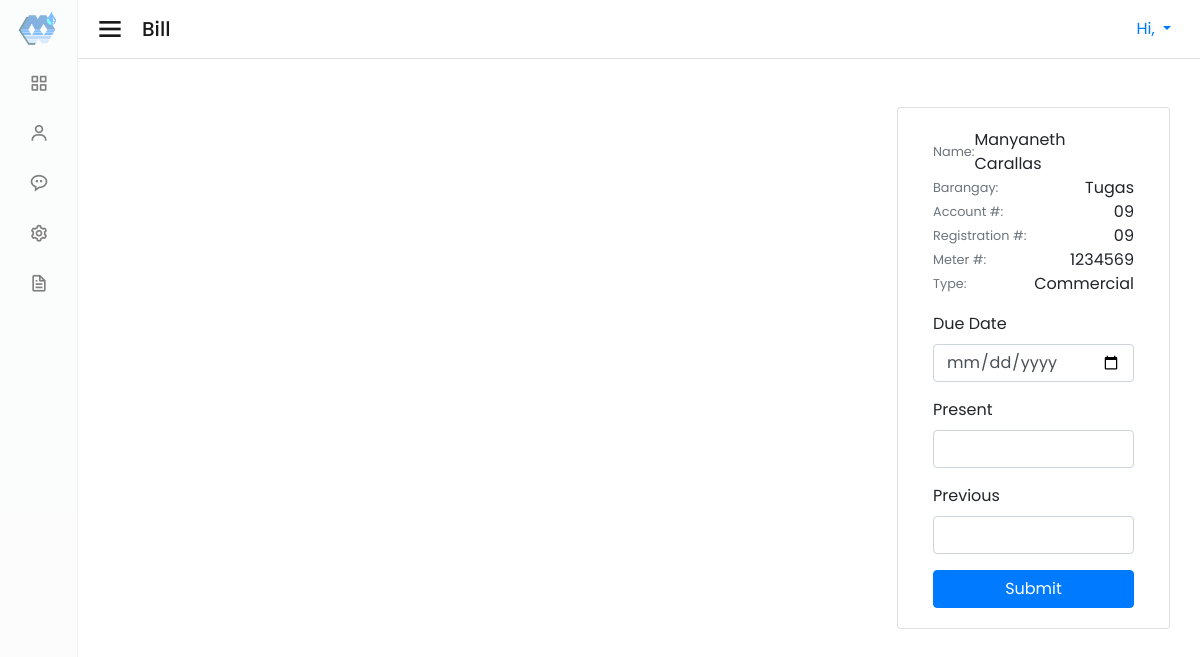
Screenshot of /admin/reading.php?consumer_id=20 (signed in) with the database file from the repository.
### tables this page shows
CREATE TABLE `consumers` (
  `id` int(11) NOT NULL AUTO_INCREMENT,
  `name` varchar(255) NOT NULL,
  `barangay` varchar(255) NOT NULL,
  `account_num` varchar(255) NOT NULL,
  `registration_num` varchar(255) NOT NULL,
  `meter_num` varchar(255) NOT NULL,
  `type` varchar(255) NOT NULL,
  `status` int(11) NOT NULL,
  `email` varchar(255) NOT NULL,
  `phone` varchar(255) NOT NULL,
  `password` varchar(255) NOT NULL,
  `isUpdated` int(11) NOT NULL,
  `registration_date` date DEFAULT NULL,
  PRIMARY KEY (`id`)
);

### admin/reading.php (the view, shortened to what this page needs)
<!DOCTYPE html>
<?php
if(!isset($_GET["consumer_id"]) || empty(trim($_GET["consumer_id"]))){
    header("location: consumer.php");
    exit;
}else{
    require_once "config.php";
    $sql3 = "SELECT * FROM consumers WHERE id = ?";
    if($stmt3 = mysqli_prepare($link, $sql3)){
        mysqli_stmt_bind_param($stmt3, "i", $param_id);
        if(mysqli_stmt_execute($stmt3)){
            $result = mysqli_stmt_get_result($stmt3);
            if(mysqli_num_rows($result) == 1){
                $row = mysqli_fetch_array($result, MYSQLI_ASSOC);
                $name = $row["name"];
                $barangay = $row["barangay"];
                $account_num = $row["account_num"];
                $registration_num = $row["registration_num"];
                $meter_num = $row["meter_num"];
                $type = $row["type"];
            } else{
                exit();
            }
        } else{
            echo "Oops! Something went wrong. Please try again later.";
        }
    }
}
?>
<html lang="en">
<head>
    <?php include 'includes/links.php'; ?>
</head>
<body>
    <?php include 'includes/sidebar.php'; ?>
    <section class="home-section">
        <nav class="navbar navbar-light bg-white border-bottom">
            <span class="navbar-brand mb-0 h1 d-flex align-items-center">
                <i class='bx bx-menu mr-3' style='cursor: pointer; font-size: 2rem'></i>
                Bill
            </span>
            <?php include 'includes/userMenu.php'; ?>
        </nav>
        <div class="container-fluid py-5">
            <div class="row w-100">
                <div class="col-12 col-lg-9">
                </div>
                <div class="col-12 col-lg-3 card">
                    <div class="card-body">
                        <div class="mb-3">
                            <p class="mb-0 d-flex align-items-center justify-content-between"><small class="text-muted">Name: </small><span><?php echo $name; ?></span></p>
                            <p class="mb-0 d-flex align-items-center justify-content-between"><small class="text-muted">Barangay: </small><span><?php echo $barangay; ?></span></p>
                            <p class="mb-0 d-flex align-items-center justify-content-between"><small class="text-muted">Account #: </small><span><?php echo $account_num; ?></span></p>
                            <p class="mb-0 d-flex align-items-center justify-content-between"><small class="text-muted">Registration #: </small><span><?php echo $registration_num; ?></span></p>
                            <p class="mb-0 d-flex align-items-center justify-content-between"><small class="text-muted">Meter #: </small><span><?php echo $meter_num; ?></span></p>
                            <p class="mb-0 d-flex align-items-center justify-content-between"><small class="text-muted">Type: </small><span><?php echo $type; ?></span></p>
                        </div>
                        <?php include 'forms/reading-form.php'; ?>
                    </div>
                </div>
            </div>
        </div>
    </section>
</body>
</html>

### admin/style.css (style rules this page uses)
* { margin: 0; padding: 0; box-sizing: border-box; font-family: 'Poppins', sans-serif; }
.home-section { position: relative; height: 100vh; left: 260px; width: calc(100% - 260px); transition: all 0.5s ease; }
.sidebar.close ~ .home-section { left: 78px; width: calc(100% - 78px); }

### rows the page displays
consumers: name "Manyaneth Carallas", barangay "Tugas", account_num "09", registration_num "09", meter_num "1234569", type "Commercial"
